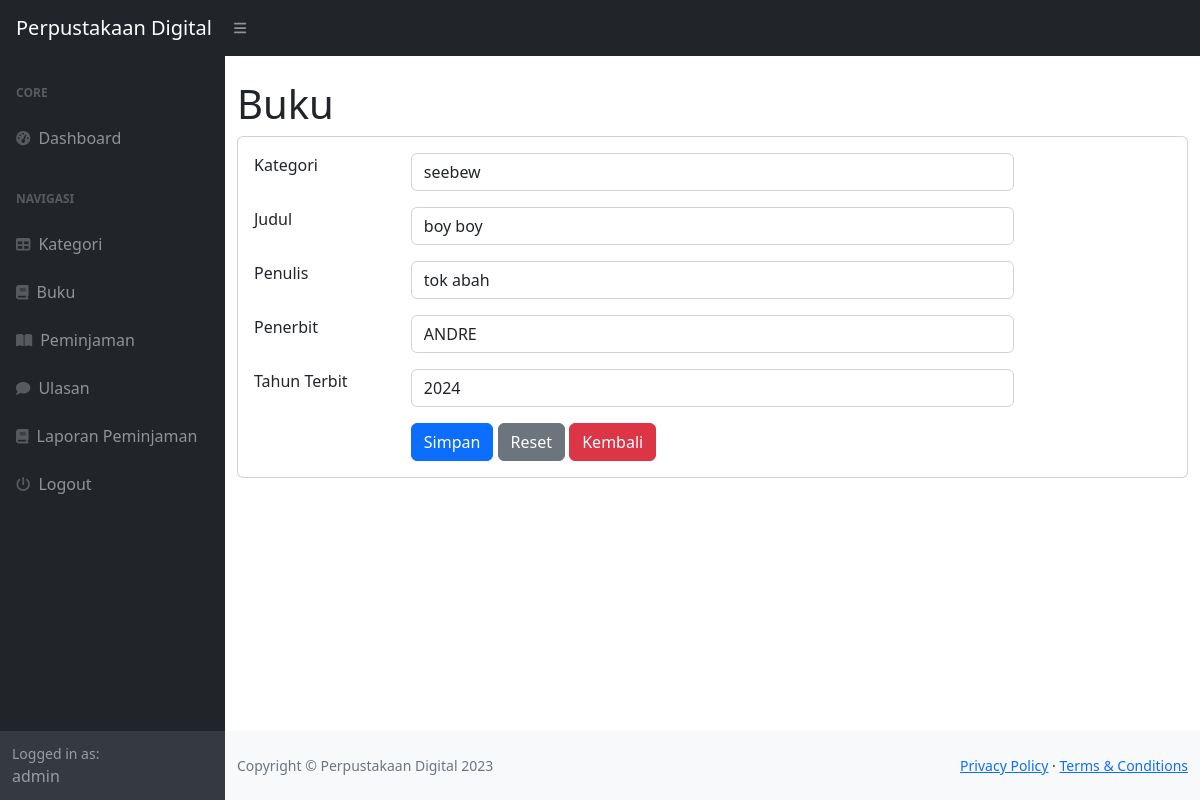
Page /index.php?page=buku_ubah&&id=5538 (signed in) on the committed database.
### tables this page shows
CREATE TABLE `buku` (
  `buku_id` int(11) NOT NULL,
  `judul` varchar(255) NOT NULL,
  `penulis` varchar(255) NOT NULL,
  `penerbit` varchar(255) NOT NULL,
  `tahun_terbit` int(11) NOT NULL,
  `id_kategori` int(11) NOT NULL
);

CREATE TABLE `kategori` (
  `id_kategori` int(11) NOT NULL,
  `kategori` varchar(255) NOT NULL
);

### buku_ubah.php (the view, shortened to what this page needs)
<h1 class="mt-4">Buku</h1>
<div class="card">
    <div class="card-body">
        <div class="row">
            <div class="col-md-12">
                <form method="post">
                    <?php
                $id = $_GET['id'];
                    $query = mysqli_query($koneksi, "SELECT*FROM buku WHERE buku_id=$id");
                    $data = mysqli_fetch_array($query);
            ?>
                    <div class="row mb-3">
                        <div class="col-md-2">Kategori</div>
                        <div class="col-md-8">
                            <select name="id_kategori" class="form-control">
                                <?php
                            $kat = mysqli_query($koneksi, "SELECT*FROM kategori");
                            while($kategori = mysqli_fetch_array($kat)) {
                        ?>
                                <option <?php if($kategori['id_kategori'] == $data['id_kategori']) echo 'selected'; ?>
                                    value="<?php echo $kategori['id_kategori']; ?>"><?php echo $kategori['kategori']; ?>
                                </option>
                                <?php
                            }
                        ?>
                            </select>
                        </div>
                    </div>
                    <div class="row mb-3">
                        <div class="col-md-2">Judul</div>
                        <div class="col-md-8"><input type="text" value="<?php echo $data['judul']; ?>"
                                class="form-control" name="judul"></div>
                    </div>
                    <div class="row mb-3">
                        <div class="col-md-2">Penulis</div>
                        <div class="col-md-8"><input type="text" value="<?php echo $data['penulis']; ?>"
                                class="form-control" name="penulis"></div>
                    </div>
                    <div class="row mb-3">
                        <div class="col-md-2">Penerbit</div>
                        <div class="col-md-8"><input type="text" value="<?php echo $data['penerbit']; ?>"
                                class="form-control" name="penerbit"></div>
                    </div>
                    <div class="row mb-3">
                        <div class="col-md-2">Tahun Terbit</div>
                        <div class="col-md-8"><input type="number" value="<?php echo $data['tahun_terbit']; ?>"
                                class="form-control" name="tahun_terbit"></div>
                    </div>
                    <div class="row">
                        <div class="col-md-2"></div>
                        <div class="col-md-8">
                            <button type="submit" class="btn btn-primary" name="submit" value="submit">Simpan</button>
                            <button type="reset" class="btn btn-secondary">Reset</button>
                            <a href="?page=buku" class="btn btn-danger">Kembali</a>
                        </div>
                    </div>
                </form>
            </div>
        </div>
    </div>
</div>

### rows in the picture
buku: id_kategori "seebew", judul "boy boy", penulis "tok abah", penerbit "ANDRE", tahun_terbit "2024"

### other values in the picture
$_SESSION['user']['nama'] "admin"
